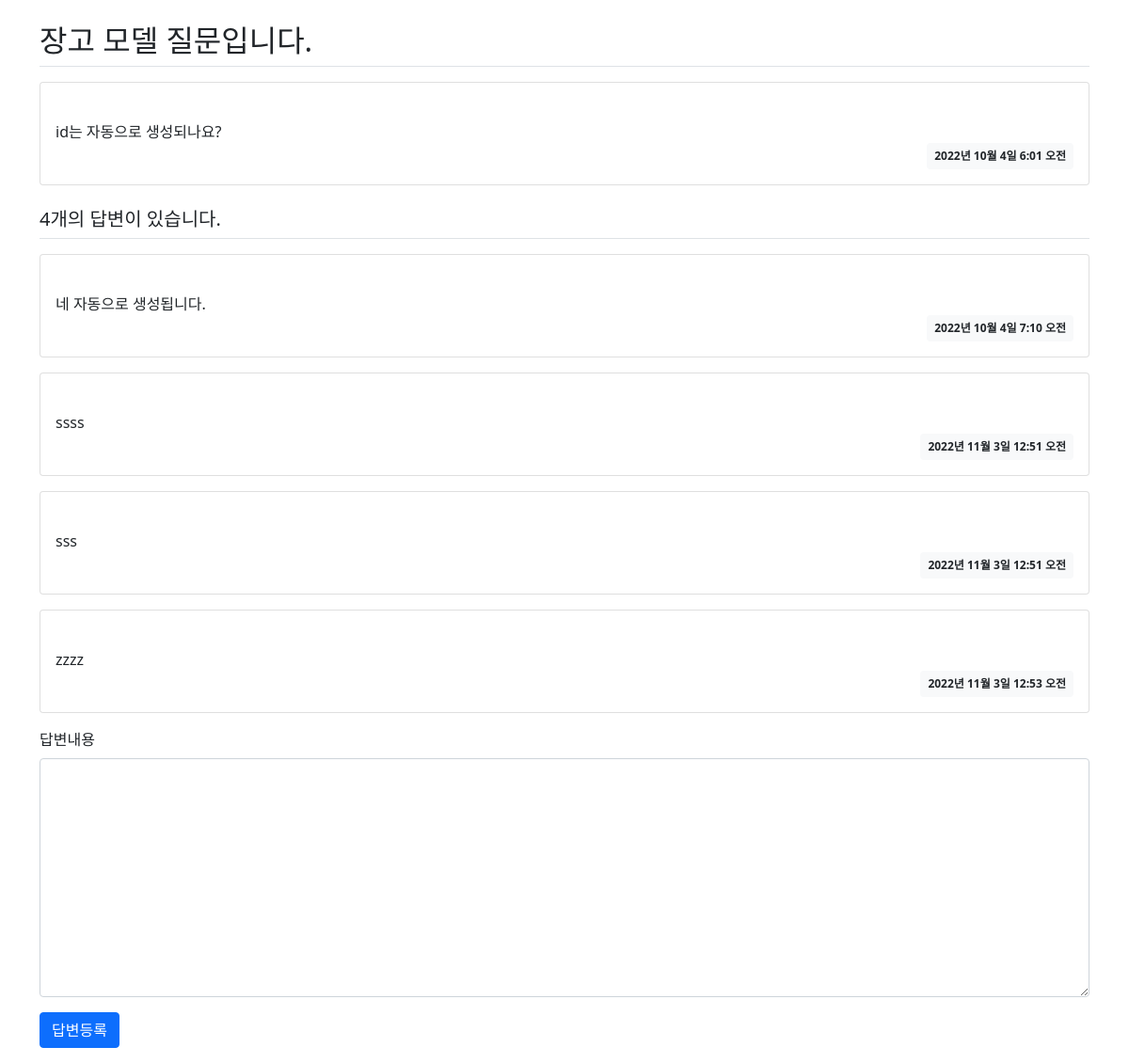
Screenshot of /pybo/2/ with the database file from the repository.
### pybo/models.py (models this page shows, shortened)
class Question(models.Model):
    subject = models.CharField(max_length=200)
    content = models.TextField()
    created_datetime = models.DateTimeField()

class Answer(models.Model):
    question = models.ForeignKey(Question, on_delete=models.CASCADE)
    content = models.TextField()
    created_datetime = models.DateTimeField()

### pybo/views.py (the view)
# urls.py: path('<int:question_id>/', views.detail, name='detail'),
def detail(request, question_id):
    question = get_object_or_404(Question, pk=question_id)
    context = {'question': question}
    return render(request, 'pybo/question_detail.html', context)

### templates/pybo/question_detail.html (shortened to what this page needs)
{% load static %}
<link rel="stylesheet" type="text/css" href="{% static 'bootstrap.min.css' %}">
<div class="container my-3">
    <h2 class="border-bottom py-2">
        {{ question.subject }}
    </h2>
    <div class="card my-3">
        <div class="card-body">
            <div class="card-text"  style="white-space: pre-line;">
                {{ question.content }}
            </div>
            <div class="d-flex justify-content-end">
                <div class="badge bg-light text-dark p-2">
                    {{ question.created_datetime }}
                </div>
            </div>
        </div>
    </div>
    <h5 class="border-bottom my-3 py-2">
        {{ question.answer_set.count }}개의 답변이 있습니다.
    </h5>
    {% for answer in question.answer_set.all %}
        <div class="card my-3">
            <div class="card-body">
                <div class="card-text" style="white-space: pre-line;">
                    {{ answer.content }}
                </div>
                <div class="d-flex justify-content-end">
                    <div class="badge bg-light text-dark p-2">
                        {{ answer.created_datetime }}
                    </div>
                </div>
            </div>
        </div>
    {% endfor %}
    <form action="{% url 'pybo:answer_create' question.id %}" method="post" class="my-3">
        <div class="mb-3">
            <label for="content" class="form-label">답변내용</label>
            <textarea name="content" id="content" class="form-control" rows="10"></textarea>
        </div>
        <input type="submit" value="답변등록" class="btn btn-primary">
    </form>
</div>

### rows the page displays
Question: subject "장고 모델 질문입니다.", content "id는 자동으로 생성되나요?", created_datetime "2022년 10월 4일 6:01 오전", answer_set.count "4"
Answer: content "네 자동으로 생성됩니다.", created_datetime "2022년 10월 4일 7:10 오전"
Answer: content "ssss", created_datetime "2022년 11월 3일 12:51 오전"
Answer: content "sss", created_datetime "2022년 11월 3일 12:51 오전"
Answer: content "zzzz", created_datetime "2022년 11월 3일 12:53 오전"
